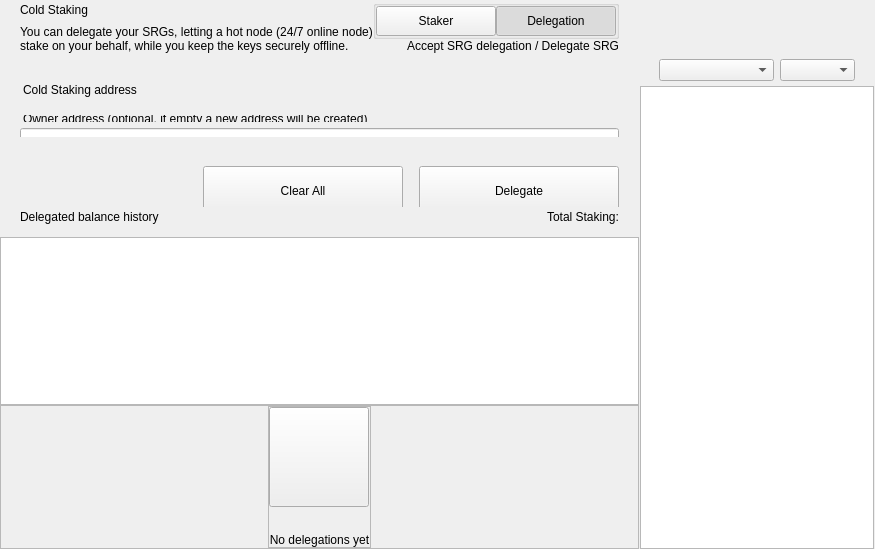
<?xml version="1.0" encoding="UTF-8"?>
<ui version="4.0">
 <class>ColdStakingWidget</class>
 <widget class="QWidget" name="ColdStakingWidget">
  <property name="geometry">
   <rect>
    <x>0</x>
    <y>0</y>
    <width>629</width>
    <height>549</height>
   </rect>
  </property>
  <property name="windowTitle">
   <string>Form</string>
  </property>
  <layout class="QHBoxLayout" name="horizontalLayout_1" stretch="2,1">
   <property name="spacing">
    <number>0</number>
   </property>
   <property name="leftMargin">
    <number>0</number>
   </property>
   <property name="topMargin">
    <number>0</number>
   </property>
   <property name="rightMargin">
    <number>0</number>
   </property>
   <property name="bottomMargin">
    <number>0</number>
   </property>
   <item>
    <widget class="QWidget" name="left" native="true">
     <layout class="QVBoxLayout" name="verticalLayout_3">
      <property name="leftMargin">
       <number>0</number>
      </property>
      <property name="topMargin">
       <number>0</number>
      </property>
      <property name="rightMargin">
       <number>0</number>
      </property>
      <property name="bottomMargin">
       <number>0</number>
      </property>
      <item>
       <layout class="QVBoxLayout" name="verticalLayout_2">
        <property name="spacing">
         <number>0</number>
        </property>
        <item>
         <layout class="QVBoxLayout" name="verticalLayoutTop">
          <property name="spacing">
           <number>0</number>
          </property>
          <property name="leftMargin">
           <number>0</number>
          </property>
          <property name="rightMargin">
           <number>0</number>
          </property>
          <item>
           <widget class="QWidget" name="containerTitle" native="true">
            <property name="sizePolicy">
             <sizepolicy hsizetype="Preferred" vsizetype="Minimum">
              <horstretch>0</horstretch>
              <verstretch>0</verstretch>
             </sizepolicy>
            </property>
            <property name="maximumSize">
             <size>
              <width>16777215</width>
              <height>100</height>
             </size>
            </property>
            <layout class="QHBoxLayout" name="containerTitleLayout">
             <property name="spacing">
              <number>0</number>
             </property>
             <property name="leftMargin">
              <number>20</number>
             </property>
             <property name="topMargin">
              <number>0</number>
             </property>
             <property name="rightMargin">
              <number>20</number>
             </property>
             <property name="bottomMargin">
              <number>0</number>
             </property>
             <item>
              <layout class="QVBoxLayout" name="verticalLayout11">
               <property name="spacing">
                <number>5</number>
               </property>
               <item>
                <widget class="QLabel" name="labelTitle">
                 <property name="text">
                  <string>Cold Staking</string>
                 </property>
                </widget>
               </item>
               <item>
                <widget class="QLabel" name="labelSubtitle1">
                 <property name="maximumSize">
                  <size>
                   <width>16777215</width>
                   <height>16777215</height>
                  </size>
                 </property>
                 <property name="text">
                  <string>You can delegate your SRGs, letting a hot node (24/7 online node)
stake on your behalf, while you keep the keys securely offline.</string>
                 </property>
                </widget>
               </item>
              </layout>
             </item>
             <item>
              <spacer name="horizontalSpacer">
               <property name="orientation">
                <enum>Qt::Horizontal</enum>
               </property>
               <property name="sizeHint" stdset="0">
                <size>
                 <width>40</width>
                 <height>20</height>
                </size>
               </property>
              </spacer>
             </item>
             <item>
              <widget class="QWidget" name="containerViewPrivacyChecks" native="true">
               <layout class="QVBoxLayout" name="containerPrivacyChecks">
                <property name="spacing">
                 <number>0</number>
                </property>
                <property name="leftMargin">
                 <number>0</number>
                </property>
                <property name="topMargin">
                 <number>0</number>
                </property>
                <property name="rightMargin">
                 <number>0</number>
                </property>
                <property name="bottomMargin">
                 <number>0</number>
                </property>
                <item alignment="Qt::AlignHCenter|Qt::AlignVCenter">
                 <widget class="QGroupBox" name="groupBox">
                  <property name="title">
                   <string/>
                  </property>
                  <layout class="QHBoxLayout" name="horizontalLayout_2_1">
                   <property name="spacing">
                    <number>0</number>
                   </property>
                   <property name="leftMargin">
                    <number>0</number>
                   </property>
                   <property name="topMargin">
                    <number>0</number>
                   </property>
                   <property name="rightMargin">
                    <number>0</number>
                   </property>
                   <property name="bottomMargin">
                    <number>0</number>
                   </property>
                   <item>
                    <widget class="QPushButton" name="pushLeft">
                     <property name="minimumSize">
                      <size>
                       <width>120</width>
                       <height>30</height>
                      </size>
                     </property>
                     <property name="maximumSize">
                      <size>
                       <width>120</width>
                       <height>30</height>
                      </size>
                     </property>
                     <property name="focusPolicy">
                      <enum>Qt::NoFocus</enum>
                     </property>
                     <property name="text">
                      <string>Staker</string>
                     </property>
                     <property name="checkable">
                      <bool>true</bool>
                     </property>
                     <property name="autoExclusive">
                      <bool>true</bool>
                     </property>
                    </widget>
                   </item>
                   <item>
                    <widget class="QPushButton" name="pushRight">
                     <property name="minimumSize">
                      <size>
                       <width>120</width>
                       <height>30</height>
                      </size>
                     </property>
                     <property name="maximumSize">
                      <size>
                       <width>120</width>
                       <height>30</height>
                      </size>
                     </property>
                     <property name="focusPolicy">
                      <enum>Qt::NoFocus</enum>
                     </property>
                     <property name="text">
                      <string>Delegation</string>
                     </property>
                     <property name="checkable">
                      <bool>true</bool>
                     </property>
                     <property name="checked">
                      <bool>true</bool>
                     </property>
                     <property name="autoExclusive">
                      <bool>true</bool>
                     </property>
                    </widget>
                   </item>
                  </layout>
                 </widget>
                </item>
                <item alignment="Qt::AlignTop">
                 <widget class="QLabel" name="labelSubtitle2">
                  <property name="text">
                   <string>Accept SRG delegation / Delegate SRG</string>
                  </property>
                  <property name="alignment">
                   <set>Qt::AlignRight|Qt::AlignTrailing|Qt::AlignVCenter</set>
                  </property>
                 </widget>
                </item>
               </layout>
              </widget>
             </item>
            </layout>
           </widget>
          </item>
          <item>
           <spacer name="verticalSpacer_2">
            <property name="orientation">
             <enum>Qt::Vertical</enum>
            </property>
            <property name="sizeType">
             <enum>QSizePolicy::Fixed</enum>
            </property>
            <property name="sizeHint" stdset="0">
             <size>
              <width>20</width>
              <height>30</height>
             </size>
            </property>
           </spacer>
          </item>
          <item>
           <widget class="QWidget" name="containerSend" native="true">
            <property name="minimumSize">
             <size>
              <width>0</width>
              <height>50</height>
             </size>
            </property>
            <layout class="QVBoxLayout" name="containerSendRow">
             <property name="spacing">
              <number>6</number>
             </property>
             <property name="leftMargin">
              <number>0</number>
             </property>
             <property name="topMargin">
              <number>0</number>
             </property>
             <property name="rightMargin">
              <number>0</number>
             </property>
             <property name="bottomMargin">
              <number>0</number>
             </property>
             <item>
              <widget class="QLabel" name="labelEditTitle">
               <property name="maximumSize">
                <size>
                 <width>16777215</width>
                 <height>30</height>
                </size>
               </property>
               <property name="styleSheet">
                <string notr="true">padding-left:20px; padding-bottom:3px;</string>
               </property>
               <property name="text">
                <string>Cold Staking address</string>
               </property>
              </widget>
             </item>
             <item>
              <spacer name="verticalSpacer_6">
               <property name="orientation">
                <enum>Qt::Vertical</enum>
               </property>
               <property name="sizeType">
                <enum>QSizePolicy::Fixed</enum>
               </property>
               <property name="sizeHint" stdset="0">
                <size>
                 <width>20</width>
                 <height>9</height>
                </size>
               </property>
              </spacer>
             </item>
             <item>
              <widget class="QWidget" name="containerOwner" native="true">
               <layout class="QVBoxLayout" name="vContainerOwner">
                <property name="spacing">
                 <number>4</number>
                </property>
                <property name="leftMargin">
                 <number>20</number>
                </property>
                <property name="topMargin">
                 <number>0</number>
                </property>
                <property name="rightMargin">
                 <number>20</number>
                </property>
                <property name="bottomMargin">
                 <number>0</number>
                </property>
                <item>
                 <widget class="QLabel" name="labelSubtitleDescription">
                  <property name="maximumSize">
                   <size>
                    <width>16777215</width>
                    <height>20</height>
                   </size>
                  </property>
                  <property name="styleSheet">
                   <string notr="true">margin-bottom:2px;
                   margin-left:0.05px;
                   padding:0px;</string>
                  </property>
                  <property name="text">
                   <string>Owner address (optional, if empty a new address will be created)</string>
                  </property>
                 </widget>
                </item>
                <item>
                 <widget class="QLineEdit" name="lineEditOwnerAddress">
                  <property name="minimumSize">
                   <size>
                    <width>0</width>
                    <height>50</height>
                   </size>
                  </property>
                  <property name="maximumSize">
                   <size>
                    <width>16777215</width>
                    <height>50</height>
                   </size>
                  </property>
                  <property name="styleSheet">
                   <string notr="true"/>
                  </property>
                  <property name="placeholderText">
                   <string>Enter owner address</string>
                  </property>
                 </widget>
                </item>
               </layout>
              </widget>
             </item>
            </layout>
           </widget>
          </item>
         </layout>
        </item>
        <item>
         <spacer name="verticalSpacer_3">
          <property name="orientation">
           <enum>Qt::Vertical</enum>
          </property>
          <property name="sizeType">
           <enum>QSizePolicy::Minimum</enum>
          </property>
          <property name="sizeHint" stdset="0">
           <size>
            <width>20</width>
            <height>20</height>
           </size>
          </property>
         </spacer>
        </item>
        <item>
         <widget class="QWidget" name="containerBtn" native="true">
          <property name="minimumSize">
           <size>
            <width>0</width>
            <height>50</height>
           </size>
          </property>
          <layout class="QHBoxLayout" name="horizontalLayout">
           <property name="rightMargin">
            <number>20</number>
           </property>
           <item>
            <spacer name="horizontalSpacer_2">
             <property name="orientation">
              <enum>Qt::Horizontal</enum>
             </property>
             <property name="sizeHint" stdset="0">
              <size>
               <width>200</width>
               <height>20</height>
              </size>
             </property>
            </spacer>
           </item>
           <item>
            <layout class="QHBoxLayout" name="horizontalLayout_7">
             <item>
              <spacer name="horizontalSpacer_3">
               <property name="orientation">
                <enum>Qt::Horizontal</enum>
               </property>
               <property name="sizeType">
                <enum>QSizePolicy::Expanding</enum>
               </property>
               <property name="sizeHint" stdset="0">
                <size>
                 <width>40</width>
                 <height>20</height>
                </size>
               </property>
              </spacer>
             </item>
             <item>
              <widget class="QPushButton" name="pushButtonClear">
               <property name="minimumSize">
                <size>
                 <width>200</width>
                 <height>50</height>
                </size>
               </property>
               <property name="focusPolicy">
                <enum>Qt::NoFocus</enum>
               </property>
               <property name="text">
                <string>Clear All</string>
               </property>
              </widget>
             </item>
             <item>
              <spacer name="horizontalSpacer_4">
               <property name="orientation">
                <enum>Qt::Horizontal</enum>
               </property>
               <property name="sizeType">
                <enum>QSizePolicy::Fixed</enum>
               </property>
               <property name="sizeHint" stdset="0">
                <size>
                 <width>10</width>
                 <height>20</height>
                </size>
               </property>
              </spacer>
             </item>
             <item>
              <widget class="QPushButton" name="pushButtonSend">
               <property name="minimumSize">
                <size>
                 <width>200</width>
                 <height>50</height>
                </size>
               </property>
               <property name="maximumSize">
                <size>
                 <width>200</width>
                 <height>50</height>
                </size>
               </property>
               <property name="focusPolicy">
                <enum>Qt::NoFocus</enum>
               </property>
               <property name="text">
                <string>Delegate</string>
               </property>
              </widget>
             </item>
            </layout>
           </item>
          </layout>
         </widget>
        </item>
        <item>
         <widget class="QWidget" name="containerHistoryLabel" native="true">
          <layout class="QHBoxLayout" name="horizontalLayout_4">
           <property name="spacing">
            <number>0</number>
           </property>
           <property name="leftMargin">
            <number>20</number>
           </property>
           <property name="topMargin">
            <number>0</number>
           </property>
           <property name="rightMargin">
            <number>20</number>
           </property>
           <property name="bottomMargin">
            <number>0</number>
           </property>
           <item>
            <widget class="QWidget" name="verticalWidget" native="true">
             <property name="minimumSize">
              <size>
               <width>100</width>
               <height>0</height>
              </size>
             </property>
             <layout class="QVBoxLayout" name="verticalLayout_58">
              <property name="leftMargin">
               <number>0</number>
              </property>
              <property name="topMargin">
               <number>0</number>
              </property>
              <property name="rightMargin">
               <number>0</number>
              </property>
              <property name="bottomMargin">
               <number>0</number>
              </property>
              <item>
               <widget class="QLabel" name="labelListHistory">
                <property name="text">
                 <string>Delegated balance history</string>
                </property>
               </widget>
              </item>
             </layout>
            </widget>
           </item>
           <item>
            <spacer name="horizontalSpacer_5">
             <property name="orientation">
              <enum>Qt::Horizontal</enum>
             </property>
             <property name="sizeHint" stdset="0">
              <size>
               <width>40</width>
               <height>20</height>
              </size>
             </property>
            </spacer>
           </item>
           <item>
            <widget class="QLabel" name="labelStakingTotal">
             <property name="text">
              <string>Total Staking:</string>
             </property>
            </widget>
           </item>
          </layout>
         </widget>
        </item>
        <item>
         <layout class="QVBoxLayout" name="verticalLayout_64">
          <property name="spacing">
           <number>0</number>
          </property>
          <item>
           <spacer name="verticalSpacer_44">
            <property name="orientation">
             <enum>Qt::Vertical</enum>
            </property>
            <property name="sizeType">
             <enum>QSizePolicy::Fixed</enum>
            </property>
            <property name="sizeHint" stdset="0">
             <size>
              <width>20</width>
              <height>10</height>
             </size>
            </property>
           </spacer>
          </item>
          <item>
           <widget class="QListView" name="listView">
            <property name="enabled">
             <bool>true</bool>
            </property>
            <property name="mouseTracking">
             <bool>true</bool>
            </property>
           </widget>
          </item>
          <item>
           <widget class="QFrame" name="emptyContainer">
            <property name="minimumSize">
             <size>
              <width>0</width>
              <height>100</height>
             </size>
            </property>
            <property name="frameShape">
             <enum>QFrame::StyledPanel</enum>
            </property>
            <property name="frameShadow">
             <enum>QFrame::Raised</enum>
            </property>
            <layout class="QVBoxLayout" name="verticalLayout_71" stretch="1,8">
             <property name="spacing">
              <number>0</number>
             </property>
             <property name="leftMargin">
              <number>0</number>
             </property>
             <property name="topMargin">
              <number>0</number>
             </property>
             <property name="rightMargin">
              <number>0</number>
             </property>
             <property name="bottomMargin">
              <number>0</number>
             </property>
             <item>
              <spacer name="verticalSpacer">
               <property name="orientation">
                <enum>Qt::Vertical</enum>
               </property>
               <property name="sizeHint" stdset="0">
                <size>
                 <width>20</width>
                 <height>20</height>
                </size>
               </property>
              </spacer>
             </item>
             <item alignment="Qt::AlignHCenter|Qt::AlignVCenter">
              <widget class="QFrame" name="emptyScreen">
               <property name="sizePolicy">
                <sizepolicy hsizetype="Expanding" vsizetype="Expanding">
                 <horstretch>0</horstretch>
                 <verstretch>0</verstretch>
                </sizepolicy>
               </property>
               <property name="frameShape">
                <enum>QFrame::StyledPanel</enum>
               </property>
               <property name="frameShadow">
                <enum>QFrame::Raised</enum>
               </property>
               <layout class="QVBoxLayout" name="verticalLayout">
                <property name="spacing">
                 <number>30</number>
                </property>
                <property name="leftMargin">
                 <number>0</number>
                </property>
                <property name="topMargin">
                 <number>0</number>
                </property>
                <property name="rightMargin">
                 <number>0</number>
                </property>
                <property name="bottomMargin">
                 <number>0</number>
                </property>
                <item alignment="Qt::AlignHCenter|Qt::AlignVCenter">
                 <widget class="QPushButton" name="pushImgEmpty">
                  <property name="minimumSize">
                   <size>
                    <width>100</width>
                    <height>100</height>
                   </size>
                  </property>
                  <property name="maximumSize">
                   <size>
                    <width>100</width>
                    <height>100</height>
                   </size>
                  </property>
                  <property name="focusPolicy">
                   <enum>Qt::NoFocus</enum>
                  </property>
                  <property name="text">
                   <string/>
                  </property>
                  <property name="iconSize">
                   <size>
                    <width>100</width>
                    <height>100</height>
                   </size>
                  </property>
                 </widget>
                </item>
                <item alignment="Qt::AlignHCenter|Qt::AlignVCenter">
                 <widget class="QLabel" name="labelEmpty">
                  <property name="styleSheet">
                   <string notr="true"/>
                  </property>
                  <property name="text">
                   <string>No delegations yet</string>
                  </property>
                  <property name="alignment">
                   <set>Qt::AlignCenter</set>
                  </property>
                 </widget>
                </item>
               </layout>
              </widget>
             </item>
            </layout>
           </widget>
          </item>
         </layout>
        </item>
       </layout>
      </item>
     </layout>
    </widget>
   </item>
   <item>
    <widget class="QWidget" name="right" native="true">
     <layout class="QVBoxLayout" name="rightContainer">
      <property name="spacing">
       <number>0</number>
      </property>
      <property name="leftMargin">
       <number>1</number>
      </property>
      <property name="topMargin">
       <number>0</number>
      </property>
      <property name="rightMargin">
       <number>1</number>
      </property>
      <property name="bottomMargin">
       <number>0</number>
      </property>
      <item>
       <widget class="QWidget" name="containerRightButtons" native="true">
        <property name="minimumSize">
         <size>
          <width>0</width>
          <height>50</height>
         </size>
        </property>
        <layout class="QVBoxLayout" name="verticalLayout_4">
         <property name="leftMargin">
          <number>19</number>
         </property>
         <property name="topMargin">
          <number>0</number>
         </property>
         <property name="rightMargin">
          <number>19</number>
         </property>
         <property name="bottomMargin">
          <number>0</number>
         </property>
         <item>
          <widget class="OptionButton" name="btnCoinControl" native="true">
           <property name="minimumSize">
            <size>
             <width>0</width>
             <height>0</height>
            </size>
           </property>
          </widget>
         </item>
         <item>
          <widget class="OptionButton" name="btnColdStaking" native="true"/>
         </item>
         <item>
          <widget class="OptionButton" name="btnMyStakingAddresses" native="true">
           <property name="sizePolicy">
            <sizepolicy hsizetype="Preferred" vsizetype="Minimum">
             <horstretch>0</horstretch>
             <verstretch>0</verstretch>
            </sizepolicy>
           </property>
          </widget>
         </item>
        </layout>
       </widget>
      </item>
      <item>
       <widget class="QWidget" name="sortWidget" native="true">
        <layout class="QHBoxLayout" name="horizontalLayout_6">
         <property name="leftMargin">
          <number>19</number>
         </property>
         <property name="rightMargin">
          <number>19</number>
         </property>
         <property name="bottomMargin">
          <number>5</number>
         </property>
         <item>
          <spacer name="horizontalSpacer_6">
           <property name="orientation">
            <enum>Qt::Horizontal</enum>
           </property>
           <property name="sizeHint" stdset="0">
            <size>
             <width>40</width>
             <height>20</height>
            </size>
           </property>
          </spacer>
         </item>
         <item>
          <widget class="QComboBox" name="comboBoxSort">
           <property name="sizePolicy">
            <sizepolicy hsizetype="Preferred" vsizetype="Fixed">
             <horstretch>0</horstretch>
             <verstretch>0</verstretch>
            </sizepolicy>
           </property>
           <property name="minimumSize">
            <size>
             <width>115</width>
             <height>0</height>
            </size>
           </property>
          </widget>
         </item>
         <item>
          <widget class="QComboBox" name="comboBoxSortOrder">
           <property name="sizePolicy">
            <sizepolicy hsizetype="Preferred" vsizetype="Fixed">
             <horstretch>0</horstretch>
             <verstretch>0</verstretch>
            </sizepolicy>
           </property>
           <property name="minimumSize">
            <size>
             <width>75</width>
             <height>0</height>
            </size>
           </property>
          </widget>
         </item>
        </layout>
       </widget>
      </item>
      <item>
       <widget class="QListView" name="listViewStakingAddress">
        <property name="enabled">
         <bool>true</bool>
        </property>
        <property name="mouseTracking">
         <bool>true</bool>
        </property>
       </widget>
      </item>
     </layout>
    </widget>
   </item>
  </layout>
 </widget>
 <customwidgets>
  <customwidget>
   <class>OptionButton</class>
   <extends>QWidget</extends>
   <header>qt/surge/optionbutton.h</header>
   <container>1</container>
  </customwidget>
 </customwidgets>
 <resources/>
 <connections/>
</ui>
